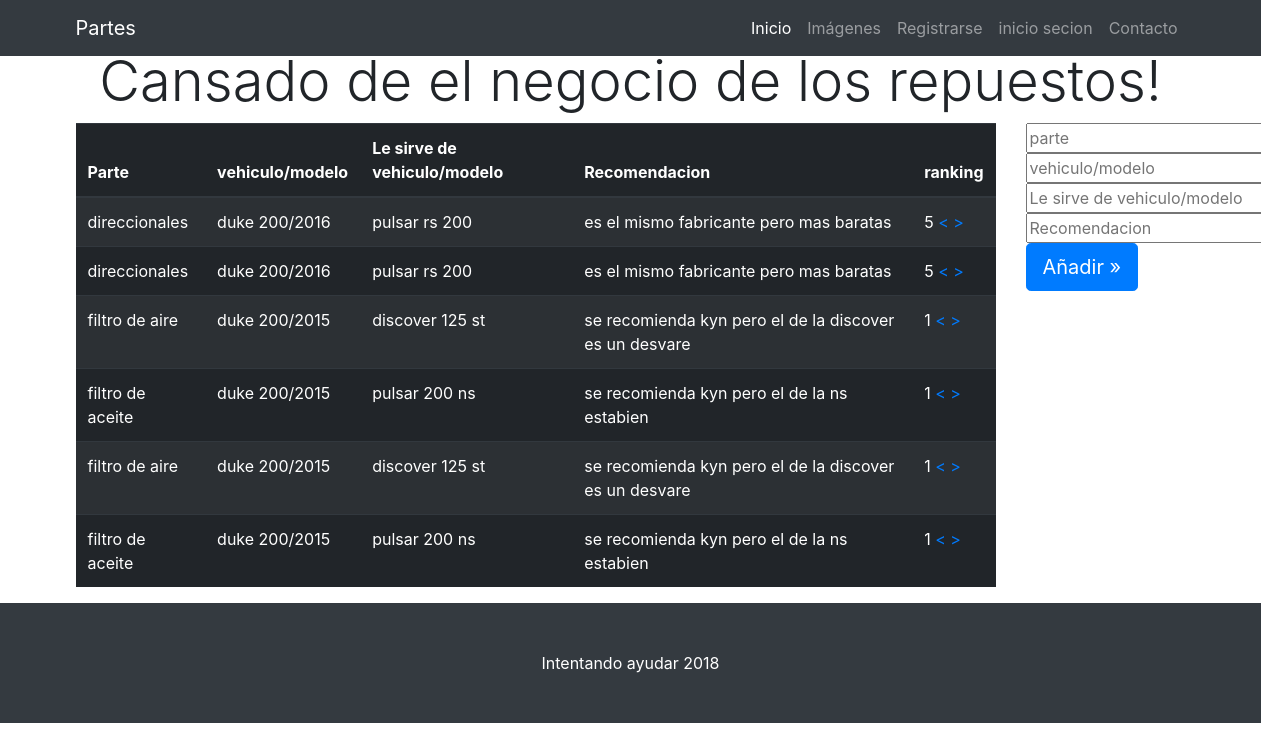
The page / on the database its author committed.
### tables this page shows
CREATE TABLE `parte` (
  `id_parte` int(11) NOT NULL,
  `parte` varchar(255) NOT NULL,
  `modelo_original` varchar(255) NOT NULL,
  `modelo_igual` varchar(255) NOT NULL,
  `recomendaciones` varchar(255) NOT NULL,
  `ranking` int(100) NOT NULL
);

### application/controllers/Inicio.php (called while the page is built, shortened)
<?php
class Inicio extends CI_Controller {
	public function __construct()
		{
			$this->load->model('model_inicio');
			$this->load->helper('url');
		}
	public function index()
	{
		$vector['motos']= $this->model_inicio->ranking_descendente();
		$this->load->view('inicio_view',$vector);
	}
}

### index.php (called while the page is built, shortened)
<?php
require_once BASEPATH.'core/CodeIgniter.php';

### application/models/Model_inicio.php (called while the page is built, shortened)
<?php
class Model_inicio extends CI_Model
{
		public function ranking_descendente()
		{
			$sql = "SELECT * FROM `parte` ORDER BY `parte`.`ranking` DESC LIMIT 10";
			$query=$this->db->query($sql);
			return $query->result_array();
		}
}
?>

### application/views/inicio_view.php (the view, shortened to what this page needs)
<!DOCTYPE html>
<html>
	<?php include"incluidos/header.php" ?>
<body>
<?php include"incluidos/nav.php" ?>
    <header class="business-header">
      <div class="container">
        <div class="row">
          <div class="col-lg-12">
            <h1 class="display-4 text-center  mt-5">Cansado de el negocio de los repuestos!</h1>
          </div>
        </div>
      </div>
    </header>
<div class="container">
  <div class="row">
        <div class="col-sm-10">
              <table class="table table-striped table-dark" id='websendeos'>
                <thead>
                    <tr>
                        <th>Parte</th>
                        <th>vehiculo/modelo</th>
                        <th>Le sirve de vehiculo/modelo</th>
                        <th>Recomendacion</th>
                        <th>ranking</th>
                    </tr>
                </thead>
                <tbody>
                    <?php
                    foreach ($motos as $key)
                    { ?>
                    <tr>
                        <td> <?php  echo $key["parte"]; ?>    </td>
                        <td> <?php  echo $key["modelo_original"]; ?>   </td>
                        <td> <?php  echo $key["modelo_igual"]; ?>      </td>
                        <td> <?php  echo $key["recomendaciones"]; ?>   </td>
                        <td> <?php  echo $key["ranking"]; ?>
                            <a href="ranking_up" ><</a>
                            <a href="ranking_down" >></a>
                        </td>
                    </tr>
                    <?php
                    }
                    ?>
                </tbody>
              </table>
        </div>
          <div class="col-sm-2">
              <section id="agregar_iten">
                <form action="#" method="POST">
                  <input type="text" name="parte" placeholder="parte">
                  <input type="text" name="vehiculo/modelo" placeholder="vehiculo/modelo">
                  <input type="text" name="Le sirve de vehiculo/modelo" placeholder="Le sirve de vehiculo/modelo">
                  <input type="text" name="Recomendacion" placeholder="Recomendacion">
                </form>
                <a class="btn btn-primary btn-lg" href="#">Añadir &raquo;</a>
              </section>
           </div>
    </div>
</div>
<footer class="py-5 bg-dark">
  <div class="container">
    <p class="m-0 text-center text-white">Intentando ayudar 2018</p>
  </div>
</footer>
</body>
</html>

### application/views/incluidos/header.php (shortened to what this page needs)
<head>
	<link rel="stylesheet" href="https://stackpath.bootstrapcdn.com/bootstrap/4.1.3/css/bootstrap.min.css">
	<link rel="stylesheet" type="text/css" href="vendor/css/stacktable.css">
</head>

### application/views/incluidos/nav.php (shortened to what this page needs)
<nav class="navbar navbar-expand-lg navbar-dark bg-dark fixed-top">
  <div class="container">
    <a class="navbar-brand" href="<?php echo base_url();?>">Partes</a>
        <div class="collapse navbar-collapse" id="navbarResponsive">
          <ul class="navbar-nav ml-auto">
            <li class="nav-item active">
              <a class="nav-link" href="<?php echo base_url();?>">Inicio
              </a>
            </li>
			<li class="nav-item"> <a class="nav-link" href='#'>Im&aacute;genes</a></li>
			<li class="nav-item"> <a class="nav-link" href='#'>Registrarse</a></li>
			<li class="nav-item"> <a class="nav-link" href='#'>inicio secion</a></li>
			<li class="nav-item"> <a class="nav-link" href='#'>Contacto</a></li>
          </ul>
        </div>
  </div>
</nav>

### rows shown on the page
parte: parte "direccionales", modelo_original "duke 200/2016", modelo_igual "pulsar rs 200", recomendaciones "es el mismo fabricante pero mas baratas", ranking "5"
parte: parte "direccionales", modelo_original "duke 200/2016", modelo_igual "pulsar rs 200", recomendaciones "es el mismo fabricante pero mas baratas", ranking "5"
parte: parte "filtro de aire", modelo_original "duke 200/2015", modelo_igual "discover 125 st", recomendaciones "se recomienda kyn pero el de la discover es un desvare", ranking "1"
parte: parte "filtro de aceite", modelo_original "duke 200/2015", modelo_igual "pulsar 200 ns", recomendaciones "se recomienda kyn pero el de la ns estabien", ranking "1"
parte: parte "filtro de aire", modelo_original "duke 200/2015", modelo_igual "discover 125 st", recomendaciones "se recomienda kyn pero el de la discover es un desvare", ranking "1"
parte: parte "filtro de aceite", modelo_original "duke 200/2015", modelo_igual "pulsar 200 ns", recomendaciones "se recomienda kyn pero el de la ns estabien", ranking "1"
